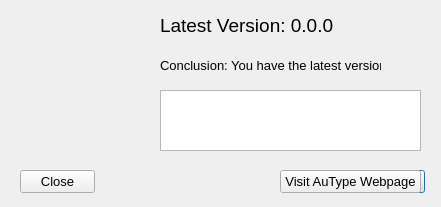
<?xml version="1.0" encoding="UTF-8"?>
<ui version="4.0">
 <class>DlgUpdate</class>
 <widget class="QDialog" name="DlgUpdate">
  <property name="geometry">
   <rect>
    <x>0</x>
    <y>0</y>
    <width>441</width>
    <height>207</height>
   </rect>
  </property>
  <property name="windowTitle">
   <string>Version Checker</string>
  </property>
  <widget class="QLabel" name="t_latest_ver">
   <property name="geometry">
    <rect>
     <x>160</x>
     <y>10</y>
     <width>201</width>
     <height>31</height>
    </rect>
   </property>
   <property name="font">
    <font>
     <pointsize>14</pointsize>
    </font>
   </property>
   <property name="text">
    <string>Latest Version: 0.0.0</string>
   </property>
  </widget>
  <widget class="QLabel" name="lb_logo">
   <property name="geometry">
    <rect>
     <x>20</x>
     <y>20</y>
     <width>101</width>
     <height>121</height>
    </rect>
   </property>
   <property name="text">
    <string/>
   </property>
  </widget>
  <widget class="QLabel" name="t_conclusion">
   <property name="geometry">
    <rect>
     <x>160</x>
     <y>50</y>
     <width>221</width>
     <height>31</height>
    </rect>
   </property>
   <property name="font">
    <font>
     <pointsize>10</pointsize>
    </font>
   </property>
   <property name="text">
    <string>Conclusion: You have the latest version</string>
   </property>
  </widget>
  <widget class="QPushButton" name="bt_close1">
   <property name="geometry">
    <rect>
     <x>350</x>
     <y>170</y>
     <width>75</width>
     <height>23</height>
    </rect>
   </property>
   <property name="font">
    <font>
     <pointsize>10</pointsize>
    </font>
   </property>
   <property name="text">
    <string>Close</string>
   </property>
  </widget>
  <widget class="QPushButton" name="bt_close2">
   <property name="geometry">
    <rect>
     <x>20</x>
     <y>170</y>
     <width>75</width>
     <height>23</height>
    </rect>
   </property>
   <property name="font">
    <font>
     <pointsize>10</pointsize>
    </font>
   </property>
   <property name="text">
    <string>Close</string>
   </property>
  </widget>
  <widget class="QPushButton" name="bt_goto_web">
   <property name="geometry">
    <rect>
     <x>280</x>
     <y>170</y>
     <width>141</width>
     <height>23</height>
    </rect>
   </property>
   <property name="font">
    <font>
     <pointsize>10</pointsize>
    </font>
   </property>
   <property name="text">
    <string>Visit AuType Webpage</string>
   </property>
  </widget>
  <widget class="QPlainTextEdit" name="t_note">
   <property name="geometry">
    <rect>
     <x>160</x>
     <y>90</y>
     <width>261</width>
     <height>61</height>
    </rect>
   </property>
   <property name="readOnly">
    <bool>true</bool>
   </property>
  </widget>
 </widget>
 <resources/>
 <connections/>
</ui>
